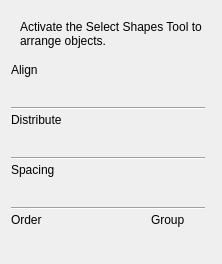
<?xml version="1.0" encoding="UTF-8"?>
<ui version="4.0">
 <author>
    SPDX-FileCopyrightText: none
    SPDX-License-Identifier: GPL-3.0-or-later
  </author>
 <class>ArrangeDockerWidget</class>
 <widget class="QWidget" name="ArrangeDockerWidget">
  <property name="geometry">
   <rect>
    <x>0</x>
    <y>0</y>
    <width>222</width>
    <height>264</height>
   </rect>
  </property>
  <property name="sizePolicy">
   <sizepolicy hsizetype="Preferred" vsizetype="Preferred">
    <horstretch>0</horstretch>
    <verstretch>0</verstretch>
   </sizepolicy>
  </property>
  <layout class="QVBoxLayout" name="verticalLayout">
   <item>
    <widget class="QFrame" name="disabledLabel">
     <property name="frameShape">
      <enum>QFrame::NoFrame</enum>
     </property>
     <property name="frameShadow">
      <enum>QFrame::Raised</enum>
     </property>
     <layout class="QHBoxLayout" name="horizontalLayout_2">
      <item>
       <widget class="QLabel" name="label">
        <property name="text">
         <string>Activate the Select Shapes Tool to arrange objects.</string>
        </property>
        <property name="wordWrap">
         <bool>true</bool>
        </property>
       </widget>
      </item>
     </layout>
    </widget>
   </item>
   <item alignment="Qt::AlignLeft|Qt::AlignTop">
    <widget class="QFrame" name="buttons">
     <property name="sizePolicy">
      <sizepolicy hsizetype="Fixed" vsizetype="Fixed">
       <horstretch>0</horstretch>
       <verstretch>0</verstretch>
      </sizepolicy>
     </property>
     <property name="frameShape">
      <enum>QFrame::NoFrame</enum>
     </property>
     <property name="frameShadow">
      <enum>QFrame::Raised</enum>
     </property>
     <layout class="QHBoxLayout" name="horizontalLayout_6">
      <property name="leftMargin">
       <number>0</number>
      </property>
      <property name="topMargin">
       <number>0</number>
      </property>
      <property name="rightMargin">
       <number>0</number>
      </property>
      <property name="bottomMargin">
       <number>0</number>
      </property>
      <item>
       <layout class="QGridLayout" name="gridLayout" columnstretch="0,0,0,0,0,0,0">
        <property name="sizeConstraint">
         <enum>QLayout::SetFixedSize</enum>
        </property>
        <property name="spacing">
         <number>2</number>
        </property>
        <item row="0" column="0" colspan="7">
         <widget class="QLabel" name="label_3">
          <property name="sizePolicy">
           <sizepolicy hsizetype="Fixed" vsizetype="Fixed">
            <horstretch>0</horstretch>
            <verstretch>0</verstretch>
           </sizepolicy>
          </property>
          <property name="text">
           <string>Align</string>
          </property>
          <property name="alignment">
           <set>Qt::AlignBottom|Qt::AlignLeading|Qt::AlignLeft</set>
          </property>
         </widget>
        </item>
        <item row="11" column="5">
         <widget class="QToolButton" name="group">
          <property name="minimumSize">
           <size>
            <width>26</width>
            <height>26</height>
           </size>
          </property>
          <property name="focusPolicy">
           <enum>Qt::NoFocus</enum>
          </property>
          <property name="text">
           <string/>
          </property>
          <property name="iconSize">
           <size>
            <width>16</width>
            <height>16</height>
           </size>
          </property>
          <property name="autoRaise">
           <bool>true</bool>
          </property>
         </widget>
        </item>
        <item row="5" column="2">
         <widget class="QToolButton" name="hDistributeRight">
          <property name="minimumSize">
           <size>
            <width>26</width>
            <height>26</height>
           </size>
          </property>
          <property name="focusPolicy">
           <enum>Qt::NoFocus</enum>
          </property>
          <property name="text">
           <string/>
          </property>
          <property name="iconSize">
           <size>
            <width>16</width>
            <height>16</height>
           </size>
          </property>
          <property name="autoRaise">
           <bool>true</bool>
          </property>
         </widget>
        </item>
        <item row="5" column="0">
         <widget class="QToolButton" name="hDistributeLeft">
          <property name="minimumSize">
           <size>
            <width>26</width>
            <height>26</height>
           </size>
          </property>
          <property name="focusPolicy">
           <enum>Qt::NoFocus</enum>
          </property>
          <property name="text">
           <string/>
          </property>
          <property name="iconSize">
           <size>
            <width>16</width>
            <height>16</height>
           </size>
          </property>
          <property name="autoRaise">
           <bool>true</bool>
          </property>
         </widget>
        </item>
        <item row="5" column="4">
         <widget class="QToolButton" name="vDistributeTop">
          <property name="minimumSize">
           <size>
            <width>26</width>
            <height>26</height>
           </size>
          </property>
          <property name="focusPolicy">
           <enum>Qt::NoFocus</enum>
          </property>
          <property name="text">
           <string/>
          </property>
          <property name="iconSize">
           <size>
            <width>16</width>
            <height>16</height>
           </size>
          </property>
          <property name="autoRaise">
           <bool>true</bool>
          </property>
         </widget>
        </item>
        <item row="5" column="1">
         <widget class="QToolButton" name="hDistributeCenter">
          <property name="minimumSize">
           <size>
            <width>26</width>
            <height>26</height>
           </size>
          </property>
          <property name="focusPolicy">
           <enum>Qt::NoFocus</enum>
          </property>
          <property name="text">
           <string/>
          </property>
          <property name="iconSize">
           <size>
            <width>16</width>
            <height>16</height>
           </size>
          </property>
          <property name="autoRaise">
           <bool>true</bool>
          </property>
         </widget>
        </item>
        <item row="10" column="0" colspan="4">
         <widget class="QLabel" name="label_5">
          <property name="sizePolicy">
           <sizepolicy hsizetype="Fixed" vsizetype="Fixed">
            <horstretch>0</horstretch>
            <verstretch>0</verstretch>
           </sizepolicy>
          </property>
          <property name="text">
           <string>Order</string>
          </property>
          <property name="alignment">
           <set>Qt::AlignBottom|Qt::AlignLeading|Qt::AlignLeft</set>
          </property>
         </widget>
        </item>
        <item row="5" column="6">
         <widget class="QToolButton" name="vDistributeBottom">
          <property name="minimumSize">
           <size>
            <width>26</width>
            <height>26</height>
           </size>
          </property>
          <property name="focusPolicy">
           <enum>Qt::NoFocus</enum>
          </property>
          <property name="text">
           <string/>
          </property>
          <property name="iconSize">
           <size>
            <width>16</width>
            <height>16</height>
           </size>
          </property>
          <property name="autoRaise">
           <bool>true</bool>
          </property>
         </widget>
        </item>
        <item row="8" column="1">
         <widget class="QToolButton" name="vDistributeGaps">
          <property name="minimumSize">
           <size>
            <width>26</width>
            <height>26</height>
           </size>
          </property>
          <property name="focusPolicy">
           <enum>Qt::NoFocus</enum>
          </property>
          <property name="text">
           <string/>
          </property>
          <property name="iconSize">
           <size>
            <width>16</width>
            <height>16</height>
           </size>
          </property>
          <property name="autoRaise">
           <bool>true</bool>
          </property>
         </widget>
        </item>
        <item row="8" column="0">
         <widget class="QToolButton" name="hDistributeGaps">
          <property name="minimumSize">
           <size>
            <width>26</width>
            <height>26</height>
           </size>
          </property>
          <property name="focusPolicy">
           <enum>Qt::NoFocus</enum>
          </property>
          <property name="text">
           <string/>
          </property>
          <property name="iconSize">
           <size>
            <width>16</width>
            <height>16</height>
           </size>
          </property>
          <property name="autoRaise">
           <bool>true</bool>
          </property>
         </widget>
        </item>
        <item row="7" column="0" colspan="7">
         <widget class="QLabel" name="label_4">
          <property name="sizePolicy">
           <sizepolicy hsizetype="Fixed" vsizetype="Fixed">
            <horstretch>0</horstretch>
            <verstretch>0</verstretch>
           </sizepolicy>
          </property>
          <property name="text">
           <string>Spacing</string>
          </property>
          <property name="alignment">
           <set>Qt::AlignBottom|Qt::AlignLeading|Qt::AlignLeft</set>
          </property>
         </widget>
        </item>
        <item row="10" column="5" colspan="2">
         <widget class="QLabel" name="label_6">
          <property name="sizePolicy">
           <sizepolicy hsizetype="Fixed" vsizetype="Fixed">
            <horstretch>0</horstretch>
            <verstretch>0</verstretch>
           </sizepolicy>
          </property>
          <property name="text">
           <string comment="Group in the context of Vector Interaction Tool">Group</string>
          </property>
          <property name="alignment">
           <set>Qt::AlignBottom|Qt::AlignLeading|Qt::AlignLeft</set>
          </property>
         </widget>
        </item>
        <item row="1" column="2">
         <widget class="QToolButton" name="rightAlign">
          <property name="minimumSize">
           <size>
            <width>26</width>
            <height>26</height>
           </size>
          </property>
          <property name="focusPolicy">
           <enum>Qt::NoFocus</enum>
          </property>
          <property name="text">
           <string/>
          </property>
          <property name="iconSize">
           <size>
            <width>16</width>
            <height>16</height>
           </size>
          </property>
          <property name="autoRaise">
           <bool>true</bool>
          </property>
         </widget>
        </item>
        <item row="11" column="1">
         <widget class="QToolButton" name="raiseLevel">
          <property name="minimumSize">
           <size>
            <width>26</width>
            <height>26</height>
           </size>
          </property>
          <property name="focusPolicy">
           <enum>Qt::NoFocus</enum>
          </property>
          <property name="text">
           <string/>
          </property>
          <property name="iconSize">
           <size>
            <width>16</width>
            <height>16</height>
           </size>
          </property>
          <property name="autoRaise">
           <bool>true</bool>
          </property>
         </widget>
        </item>
        <item row="1" column="6">
         <widget class="QToolButton" name="bottomAlign">
          <property name="minimumSize">
           <size>
            <width>26</width>
            <height>26</height>
           </size>
          </property>
          <property name="focusPolicy">
           <enum>Qt::NoFocus</enum>
          </property>
          <property name="text">
           <string/>
          </property>
          <property name="iconSize">
           <size>
            <width>16</width>
            <height>16</height>
           </size>
          </property>
          <property name="autoRaise">
           <bool>true</bool>
          </property>
         </widget>
        </item>
        <item row="5" column="5">
         <widget class="QToolButton" name="vDistributeCenter">
          <property name="minimumSize">
           <size>
            <width>26</width>
            <height>26</height>
           </size>
          </property>
          <property name="focusPolicy">
           <enum>Qt::NoFocus</enum>
          </property>
          <property name="text">
           <string/>
          </property>
          <property name="iconSize">
           <size>
            <width>16</width>
            <height>16</height>
           </size>
          </property>
          <property name="autoRaise">
           <bool>true</bool>
          </property>
         </widget>
        </item>
        <item row="1" column="5">
         <widget class="QToolButton" name="vCenterAlign">
          <property name="minimumSize">
           <size>
            <width>26</width>
            <height>26</height>
           </size>
          </property>
          <property name="focusPolicy">
           <enum>Qt::NoFocus</enum>
          </property>
          <property name="text">
           <string/>
          </property>
          <property name="iconSize">
           <size>
            <width>16</width>
            <height>16</height>
           </size>
          </property>
          <property name="autoRaise">
           <bool>true</bool>
          </property>
         </widget>
        </item>
        <item row="1" column="4">
         <widget class="QToolButton" name="topAlign">
          <property name="minimumSize">
           <size>
            <width>26</width>
            <height>26</height>
           </size>
          </property>
          <property name="focusPolicy">
           <enum>Qt::NoFocus</enum>
          </property>
          <property name="text">
           <string/>
          </property>
          <property name="iconSize">
           <size>
            <width>16</width>
            <height>16</height>
           </size>
          </property>
          <property name="autoRaise">
           <bool>true</bool>
          </property>
         </widget>
        </item>
        <item row="11" column="3">
         <widget class="QToolButton" name="sendBack">
          <property name="minimumSize">
           <size>
            <width>26</width>
            <height>26</height>
           </size>
          </property>
          <property name="focusPolicy">
           <enum>Qt::NoFocus</enum>
          </property>
          <property name="text">
           <string/>
          </property>
          <property name="iconSize">
           <size>
            <width>16</width>
            <height>16</height>
           </size>
          </property>
          <property name="autoRaise">
           <bool>true</bool>
          </property>
         </widget>
        </item>
        <item row="11" column="2">
         <widget class="QToolButton" name="lowerLevel">
          <property name="minimumSize">
           <size>
            <width>26</width>
            <height>26</height>
           </size>
          </property>
          <property name="focusPolicy">
           <enum>Qt::NoFocus</enum>
          </property>
          <property name="text">
           <string/>
          </property>
          <property name="iconSize">
           <size>
            <width>16</width>
            <height>16</height>
           </size>
          </property>
          <property name="autoRaise">
           <bool>true</bool>
          </property>
         </widget>
        </item>
        <item row="1" column="0">
         <widget class="QToolButton" name="leftAlign">
          <property name="minimumSize">
           <size>
            <width>26</width>
            <height>26</height>
           </size>
          </property>
          <property name="focusPolicy">
           <enum>Qt::NoFocus</enum>
          </property>
          <property name="text">
           <string/>
          </property>
          <property name="iconSize">
           <size>
            <width>16</width>
            <height>16</height>
           </size>
          </property>
          <property name="autoRaise">
           <bool>true</bool>
          </property>
         </widget>
        </item>
        <item row="11" column="0">
         <widget class="QToolButton" name="bringToFront">
          <property name="minimumSize">
           <size>
            <width>26</width>
            <height>26</height>
           </size>
          </property>
          <property name="focusPolicy">
           <enum>Qt::NoFocus</enum>
          </property>
          <property name="text">
           <string/>
          </property>
          <property name="iconSize">
           <size>
            <width>16</width>
            <height>16</height>
           </size>
          </property>
          <property name="autoRaise">
           <bool>true</bool>
          </property>
         </widget>
        </item>
        <item row="1" column="1">
         <widget class="QToolButton" name="hCenterAlign">
          <property name="minimumSize">
           <size>
            <width>26</width>
            <height>26</height>
           </size>
          </property>
          <property name="focusPolicy">
           <enum>Qt::NoFocus</enum>
          </property>
          <property name="text">
           <string/>
          </property>
          <property name="iconSize">
           <size>
            <width>16</width>
            <height>16</height>
           </size>
          </property>
          <property name="autoRaise">
           <bool>true</bool>
          </property>
         </widget>
        </item>
        <item row="11" column="6">
         <widget class="QToolButton" name="ungroup">
          <property name="minimumSize">
           <size>
            <width>26</width>
            <height>26</height>
           </size>
          </property>
          <property name="focusPolicy">
           <enum>Qt::NoFocus</enum>
          </property>
          <property name="text">
           <string/>
          </property>
          <property name="iconSize">
           <size>
            <width>16</width>
            <height>16</height>
           </size>
          </property>
          <property name="autoRaise">
           <bool>true</bool>
          </property>
         </widget>
        </item>
        <item row="3" column="0" colspan="7">
         <widget class="QLabel" name="label_2">
          <property name="sizePolicy">
           <sizepolicy hsizetype="Fixed" vsizetype="Fixed">
            <horstretch>0</horstretch>
            <verstretch>0</verstretch>
           </sizepolicy>
          </property>
          <property name="text">
           <string>Distribute</string>
          </property>
          <property name="alignment">
           <set>Qt::AlignBottom|Qt::AlignLeading|Qt::AlignLeft</set>
          </property>
         </widget>
        </item>
        <item row="9" column="0" colspan="7">
         <widget class="Line" name="line_3">
          <property name="minimumSize">
           <size>
            <width>0</width>
            <height>5</height>
           </size>
          </property>
          <property name="orientation">
           <enum>Qt::Horizontal</enum>
          </property>
         </widget>
        </item>
        <item row="6" column="0" colspan="7">
         <widget class="Line" name="line_2">
          <property name="minimumSize">
           <size>
            <width>0</width>
            <height>5</height>
           </size>
          </property>
          <property name="orientation">
           <enum>Qt::Horizontal</enum>
          </property>
         </widget>
        </item>
        <item row="2" column="0" colspan="7">
         <widget class="Line" name="line">
          <property name="minimumSize">
           <size>
            <width>0</width>
            <height>5</height>
           </size>
          </property>
          <property name="orientation">
           <enum>Qt::Horizontal</enum>
          </property>
         </widget>
        </item>
       </layout>
      </item>
     </layout>
    </widget>
   </item>
  </layout>
 </widget>
 <resources/>
 <connections/>
</ui>
